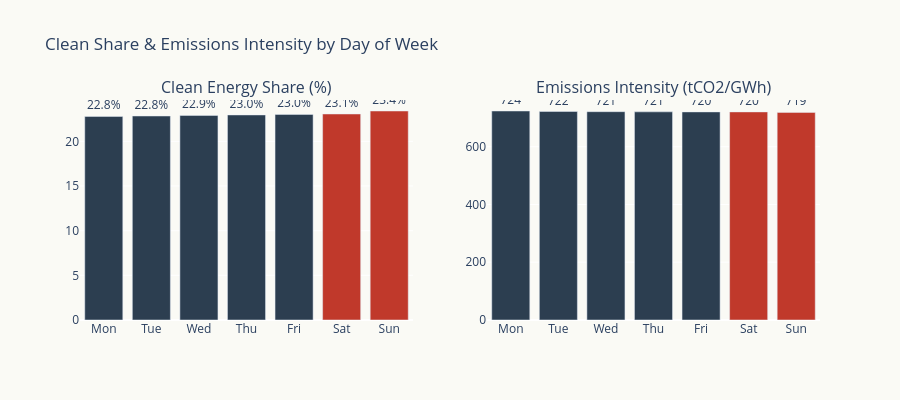

Here is the notebook cell this chart was saved with:
### Markdown cell above
## 5. Clean Energy Share — Weekday vs Weekend

### Code cell
dow_clean = df24.groupby('dow')['clean_share'].mean()
dow_ei = df24.groupby('dow')['emissions_intensity'].mean()

fig = make_subplots(rows=1, cols=2,
    subplot_titles=['Clean Energy Share (%)', 'Emissions Intensity (tCO2/GWh)'])

colors = ['#2C3E50'] * 5 + ['#C0392B'] * 2

fig.add_trace(go.Bar(
    x=dow_order, y=dow_clean.values,
    marker_color=colors,
    text=[f'{v:.1f}%' for v in dow_clean.values],
    textposition='outside',
    hovertemplate='%{x}: %{y:.1f}%<extra></extra>',
), row=1, col=1)

fig.add_trace(go.Bar(
    x=dow_order, y=dow_ei.values,
    marker_color=colors,
    text=[f'{v:.0f}' for v in dow_ei.values],
    textposition='outside',
    hovertemplate='%{x}: %{y:.0f} tCO2/GWh<extra></extra>',
), row=1, col=2)

fig.update_layout(
    title='Clean Share & Emissions Intensity by Day of Week',
    height=400, plot_bgcolor='#FAFAF5', paper_bgcolor='#FAFAF5',
    showlegend=False,
)
fig.show()

wd_clean = df24[~df24['is_weekend']]['clean_share'].mean()
we_clean = df24[df24['is_weekend']]['clean_share'].mean()
print(f'Weekday clean share: {wd_clean:.1f}%')
print(f'Weekend clean share: {we_clean:.1f}%')
print(f'Difference: {we_clean - wd_clean:+.1f}pp — weekends are slightly cleaner/dirtier?')

### Figure 1 — Plotly figure (JSON) as saved in the notebook; plotly's stock layout.template omitted (floating-point values rounded to 4 significant figures)
{"data": [{"hovertemplate": "%{x}: %{y:.1f}%<extra></extra>", "marker": {"color": ["#2C3E50", "#2C3E50", "#2C3E50", "#2C3E50", "#2C3E50", "#C0392B", "#C0392B"]}, "text": ["22.8%", "22.8%", "22.9%", "23.0%", "23.0%", "23.1%", "23.4%"], "textposition": "outside", "type": "bar", "x": ["Mon", "Tue", "Wed", "Thu", "Fri", "Sat", "Sun"], "xaxis": "x", "y": [22.79, 22.84, 22.9, 22.96, 23.02, 23.07, 23.4], "yaxis": "y"}, {"hovertemplate": "%{x}: %{y:.0f} tCO2/GWh<extra></extra>", "marker": {"color": ["#2C3E50", "#2C3E50", "#2C3E50", "#2C3E50", "#2C3E50", "#C0392B", "#C0392B"]}, "text": ["724", "722", "721", "721", "720", "720", "719"], "textposition": "outside", "type": "bar", "x": ["Mon", "Tue", "Wed", "Thu", "Fri", "Sat", "Sun"], "xaxis": "x2", "y": [723.6, 721.9, 721.3, 720.7, 720.4, 720.4, 718.7], "yaxis": "y2"}], "layout": {"annotations": [{"font": {"size": 16}, "showarrow": false, "text": "Clean Energy Share (%)", "x": 0.225, "xanchor": "center", "xref": "paper", "y": 1, "yanchor": "bottom", "yref": "paper"}, {"font": {"size": 16}, "showarrow": false, "text": "Emissions Intensity (tCO2/GWh)", "x": 0.775, "xanchor": "center", "xref": "paper", "y": 1, "yanchor": "bottom", "yref": "paper"}], "height": 400, "paper_bgcolor": "#FAFAF5", "plot_bgcolor": "#FAFAF5", "showlegend": false, "title": {"text": "Clean Share & Emissions Intensity by Day of Week"}, "xaxis": {"anchor": "y", "domain": [0, 0.45]}, "xaxis2": {"anchor": "y2", "domain": [0.55, 1]}, "yaxis": {"anchor": "x", "domain": [0, 1]}, "yaxis2": {"anchor": "x2", "domain": [0, 1]}}}
